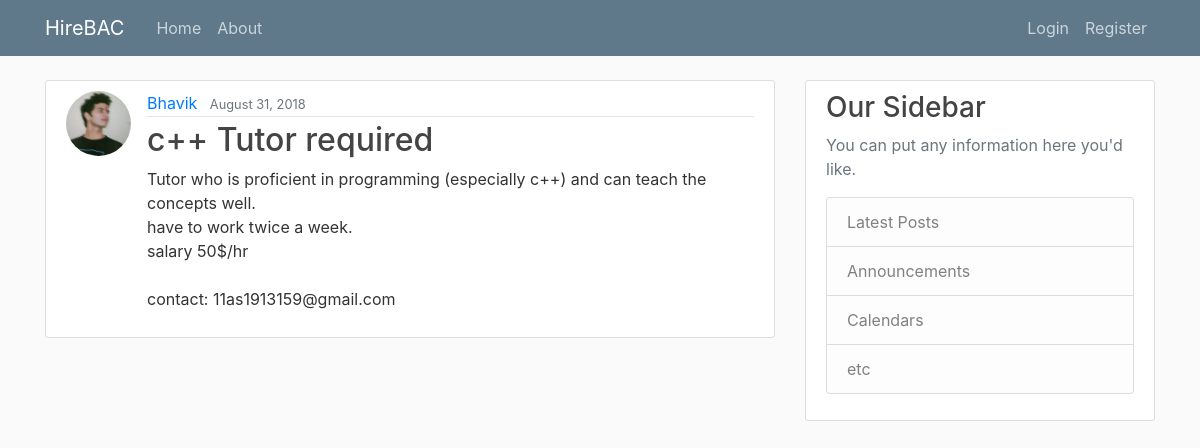
Screenshot of /post/9/ with the database file from the repository.
### blog/models.py (models this page shows, shortened)
class Post(models.Model):
    title = models.CharField(max_length=100)
    content = models.TextField()
    date_posted = models.DateTimeField(default=timezone.now)
    author = models.ForeignKey(User, on_delete=models.CASCADE)

### users/models.py (models this page shows, shortened)
class Profile(models.Model):
    user = models.OneToOneField(User, on_delete=models.CASCADE)
    image = models.ImageField(default='default.jpg', upload_to='profile_pics')

### blog/views.py (the view)
# urls.py: path('post/<int:pk>/', PostDetailView.as_view(), name='post-detail'),
class PostDetailView(DetailView):
    model = Post

### blog/templates/blog/post_detail.html (shortened to what this page needs)
{% extends "blog/base.html" %}
{% block content %}
  <article class="media content-section">
    <img class="rounded-circle article-img" src="{{ object.author.profile.image.url }}">
    <div class="media-body">
      <div class="article-metadata">
        <a class="mr-2" href="{% url 'user-posts' object.author.username %}">{{ object.author }}</a>
        <small class="text-muted">{{ object.date_posted|date:"F d, Y" }}</small>
      </div>
      <h2 class="article-title">{{ object.title }}</h2>
      <p class="article-content">{{ object.content }}</p>
    </div>
  </article>
{% endblock content %}

### blog/static/blog/main.css (style rules this page uses)
body { background: #fafafa; color: #333333; margin-top: 5rem; }
h1, h2, h3, h4, h5, h6 { color: #444444; }
.content-section { background: #ffffff; padding: 10px 20px; border: 1px solid #dddddd; border-radius: 3px; margin-bottom: 20px; }
.article-title { color: #444444; }
.article-content { white-space: pre-line; }
.article-img { height: 65px; width: 65px; margin-right: 16px; }
.article-metadata { padding-bottom: 1px; margin-bottom: 4px; border-bottom: 1px solid #e3e3e3 }

### rows the page displays
Post: author.profile.image (picture), author "Bhavik", date_posted "August 31, 2018", title "c++ Tutor required", content "Tutor who is proficient in programming (especially c++) and can teach the concepts well. have to work twice a week. salary 50$/hr contact: 11as1913159@gmail.com"
